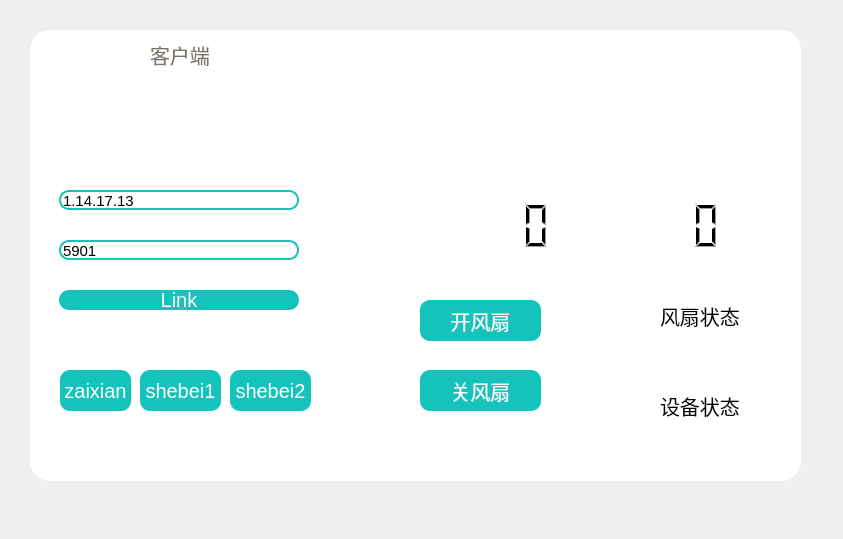
<?xml version="1.0" encoding="UTF-8"?>
<ui version="4.0">
 <class>gonnengjiemian</class>
 <widget class="QWidget" name="gonnengjiemian">
  <property name="geometry">
   <rect>
    <x>0</x>
    <y>0</y>
    <width>843</width>
    <height>539</height>
   </rect>
  </property>
  <property name="windowTitle">
   <string>Form</string>
  </property>
  <widget class="QFrame" name="frame">
   <property name="geometry">
    <rect>
     <x>30</x>
     <y>30</y>
     <width>771</width>
     <height>451</height>
    </rect>
   </property>
   <property name="styleSheet">
    <string notr="true">*{
	background:rgb(255, 255, 255);
	font-size:20px;
	border: none;border-radius:20px;
	
}

Qlabel{
font-color:208,208,208;
}</string>
   </property>
   <property name="frameShape">
    <enum>QFrame::StyledPanel</enum>
   </property>
   <property name="frameShadow">
    <enum>QFrame::Raised</enum>
   </property>
   <widget class="QLineEdit" name="lineEdit_ip">
    <property name="geometry">
     <rect>
      <x>29</x>
      <y>160</y>
      <width>240</width>
      <height>20</height>
     </rect>
    </property>
    <property name="styleSheet">
     <string notr="true">QLineEdit{
	color:208,208,208;
	background-color:#FFFFFF;
	font-size:15px;
	border-style:outset;
	border:2px solid rgb(20,196,188);
	border-radius:10px;
}</string>
    </property>
    <property name="text">
     <string>1.14.17.13</string>
    </property>
    <property name="placeholderText">
     <string>IP地址</string>
    </property>
   </widget>
   <widget class="QLabel" name="label">
    <property name="geometry">
     <rect>
      <x>120</x>
      <y>9</y>
      <width>81</width>
      <height>31</height>
     </rect>
    </property>
    <property name="font">
     <font>
      <family>微软雅黑 Light</family>
      <pointsize>14</pointsize>
      <weight>3</weight>
      <italic>false</italic>
      <bold>false</bold>
     </font>
    </property>
    <property name="styleSheet">
     <string notr="true">font: 25 14pt '微软雅黑 Light';color: rgb(123,115,106);</string>
    </property>
    <property name="text">
     <string>客户端</string>
    </property>
   </widget>
   <widget class="QLineEdit" name="lineEdit_port">
    <property name="geometry">
     <rect>
      <x>29</x>
      <y>210</y>
      <width>240</width>
      <height>20</height>
     </rect>
    </property>
    <property name="styleSheet">
     <string notr="true">QLineEdit{
	color:208,208,208;
	background-color:#FFFFFF;
	font-size:15px;
	border-style:outset;
	border:2px solid rgb(20,196,188);
	border-radius:10px;
}</string>
    </property>
    <property name="text">
     <string>5901</string>
    </property>
    <property name="placeholderText">
     <string>端口号</string>
    </property>
   </widget>
   <widget class="QPushButton" name="pushButton_startOrStop">
    <property name="geometry">
     <rect>
      <x>29</x>
      <y>260</y>
      <width>240</width>
      <height>20</height>
     </rect>
    </property>
    <property name="styleSheet">
     <string notr="true">
QPushButton{
	background:#14C4BC;
	border-style:outset;
	border-radius:10px;
	font: 25 14pt '微软雅黑 Light';
	color: rgb(255,255,255);
}

QPushButton:hover{
	background-color: rgb(22,218,208);
	
}
QPushButton:pressed{
	background-color: rgb(17,171,164);
}</string>
    </property>
    <property name="text">
     <string>Link</string>
    </property>
   </widget>
   <widget class="QPushButton" name="pushButton_send_2">
    <property name="geometry">
     <rect>
      <x>30</x>
      <y>340</y>
      <width>71</width>
      <height>41</height>
     </rect>
    </property>
    <property name="styleSheet">
     <string notr="true">
QPushButton{
	background:#14C4BC;
	border-style:outset;
	border-radius:10px;
	font: 25 14pt '微软雅黑 Light';
	color: rgb(255,255,255);
}

QPushButton:hover{
	background-color: rgb(22,218,208);
	
}
QPushButton:pressed{
	background-color: rgb(17,171,164);
}</string>
    </property>
    <property name="text">
     <string>zaixian</string>
    </property>
   </widget>
   <widget class="QPushButton" name="pushButton_send_4">
    <property name="geometry">
     <rect>
      <x>200</x>
      <y>340</y>
      <width>81</width>
      <height>41</height>
     </rect>
    </property>
    <property name="styleSheet">
     <string notr="true">
QPushButton{
	background:#14C4BC;
	border-style:outset;
	border-radius:10px;
	font: 25 14pt '微软雅黑 Light';
	color: rgb(255,255,255);
}

QPushButton:hover{
	background-color: rgb(22,218,208);
	
}
QPushButton:pressed{
	background-color: rgb(17,171,164);
}</string>
    </property>
    <property name="text">
     <string>shebei2</string>
    </property>
   </widget>
   <widget class="QPushButton" name="pushButton_send_5">
    <property name="geometry">
     <rect>
      <x>110</x>
      <y>340</y>
      <width>81</width>
      <height>41</height>
     </rect>
    </property>
    <property name="styleSheet">
     <string notr="true">
QPushButton{
	background:#14C4BC;
	border-style:outset;
	border-radius:10px;
	font: 25 14pt '微软雅黑 Light';
	color: rgb(255,255,255);
}

QPushButton:hover{
	background-color: rgb(22,218,208);
	
}
QPushButton:pressed{
	background-color: rgb(17,171,164);
}</string>
    </property>
    <property name="text">
     <string>shebei1</string>
    </property>
   </widget>
   <widget class="QLabel" name="label_3">
    <property name="geometry">
     <rect>
      <x>100</x>
      <y>50</y>
      <width>100</width>
      <height>90</height>
     </rect>
    </property>
    <property name="text">
     <string/>
    </property>
   </widget>
   <widget class="QLCDNumber" name="lcdNumber">
    <property name="geometry">
     <rect>
      <x>390</x>
      <y>150</y>
      <width>131</width>
      <height>91</height>
     </rect>
    </property>
   </widget>
   <widget class="QLCDNumber" name="lcdNumber_2">
    <property name="geometry">
     <rect>
      <x>560</x>
      <y>150</y>
      <width>131</width>
      <height>91</height>
     </rect>
    </property>
   </widget>
   <widget class="QLabel" name="label_2">
    <property name="geometry">
     <rect>
      <x>630</x>
      <y>250</y>
      <width>81</width>
      <height>71</height>
     </rect>
    </property>
    <property name="text">
     <string>风扇状态</string>
    </property>
   </widget>
   <widget class="QLabel" name="label_4">
    <property name="geometry">
     <rect>
      <x>630</x>
      <y>340</y>
      <width>81</width>
      <height>71</height>
     </rect>
    </property>
    <property name="text">
     <string>设备状态</string>
    </property>
   </widget>
   <widget class="QPushButton" name="pushButton_send_6">
    <property name="geometry">
     <rect>
      <x>390</x>
      <y>340</y>
      <width>121</width>
      <height>41</height>
     </rect>
    </property>
    <property name="styleSheet">
     <string notr="true">
QPushButton{
	background:#14C4BC;
	border-style:outset;
	border-radius:10px;
	font: 25 14pt '微软雅黑 Light';
	color: rgb(255,255,255);
}

QPushButton:hover{
	background-color: rgb(22,218,208);
	
}
QPushButton:pressed{
	background-color: rgb(17,171,164);
}</string>
    </property>
    <property name="text">
     <string>关风扇</string>
    </property>
   </widget>
   <widget class="QPushButton" name="pushButton_send_7">
    <property name="geometry">
     <rect>
      <x>390</x>
      <y>270</y>
      <width>121</width>
      <height>41</height>
     </rect>
    </property>
    <property name="styleSheet">
     <string notr="true">
QPushButton{
	background:#14C4BC;
	border-style:outset;
	border-radius:10px;
	font: 25 14pt '微软雅黑 Light';
	color: rgb(255,255,255);
}

QPushButton:hover{
	background-color: rgb(22,218,208);
	
}
QPushButton:pressed{
	background-color: rgb(17,171,164);
}</string>
    </property>
    <property name="text">
     <string>开风扇</string>
    </property>
   </widget>
   <widget class="QTextEdit" name="textEdit">
    <property name="geometry">
     <rect>
      <x>350</x>
      <y>60</y>
      <width>391</width>
      <height>71</height>
     </rect>
    </property>
   </widget>
  </widget>
 </widget>
 <tabstops>
  <tabstop>lineEdit_ip</tabstop>
  <tabstop>lineEdit_port</tabstop>
  <tabstop>pushButton_startOrStop</tabstop>
  <tabstop>pushButton_send_2</tabstop>
  <tabstop>pushButton_send_5</tabstop>
  <tabstop>pushButton_send_4</tabstop>
 </tabstops>
 <resources/>
 <connections/>
</ui>
